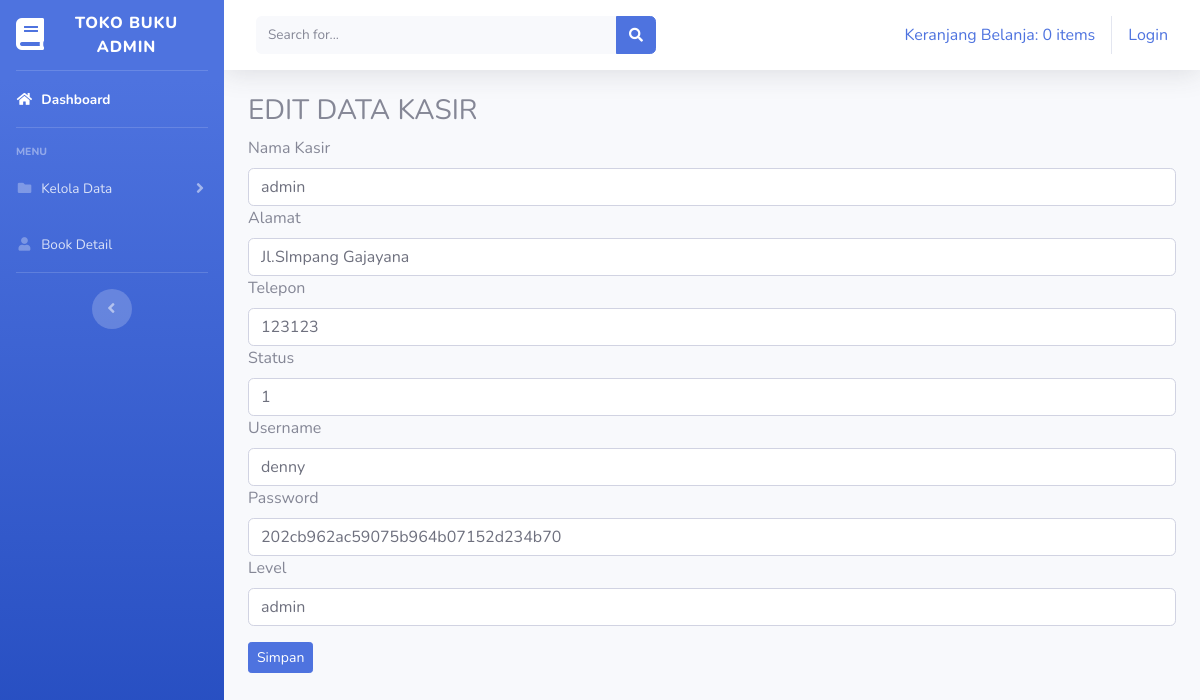
Page /kasir/edit/1 on the committed database.
### tables this page shows
CREATE TABLE `kasir` (
  `id_kasir` int(11) NOT NULL,
  `nama` varchar(255) NOT NULL,
  `alamat` text NOT NULL,
  `telepon` int(15) NOT NULL,
  `status` enum('0','1') NOT NULL,
  `username` varchar(155) NOT NULL,
  `password` varchar(155) NOT NULL,
  `level` varchar(50) NOT NULL
);

### application/controllers/Kasir.php (called while the page is built, shortened)
<?php
class Kasir extends CI_Controller
{
    public function __construct()
    {
        $this->load->model('model_kasir');
    }
    public function edit($id)
    {
        $where = array('id_kasir' => $id);
        $data['kasir'] = $this->model_kasir->edit_kasir($where, 'kasir')->result();
        $this->load->view('templates_admin/header');
        $this->load->view('templates_admin/sidebar');
        $this->load->view('data_kasir/edit_kasir', $data);
        $this->load->view('templates_admin/footer');
    }
}

### index.php (called while the page is built, shortened)
<?php
require_once BASEPATH.'core/CodeIgniter.php';

### application/models/model_kasir.php (called while the page is built, shortened)
<?php
class Model_kasir extends CI_Model
{
       public function edit_kasir($where, $table)
       {
              return $this->db->get_where($table, $where);
       }
}

### application/views/data_kasir/edit_kasir.php (the view, shortened to what this page needs)
<div class="container-fluid">
       <h3>EDIT DATA KASIR</h3>
       <?php foreach ($kasir as $k) : ?>
              <form action="<?= base_url() . 'kasir/update' ?>" method="post">
                     <div class="for-group">
                            <label>Nama Kasir</label>
                            <input type="text" name="nama" class="form-control" value="<?= $k->nama  ?>">
                     </div>
                     <div class="for-group">
                            <label>Alamat</label>
                            <input type="text" name="alamat" class="form-control" value="<?= $k->alamat  ?>">
                     </div>
                     <div class="for-group">
                            <label>Telepon</label>
                            <input type="text" name="telepon" class="form-control" value="<?= $k->telepon  ?>">
                     </div>
                     <div class="for-group">
                            <label>Status</label>
                            <input type="text" name="status" class="form-control" value="<?= $k->status  ?>">
                     </div>
                     <div class="for-group">
                            <label>Username</label>
                            <input type="text" name="username" class="form-control" value="<?= $k->username  ?>">
                     </div>
                     <div class="for-group">
                            <label>Password</label>
                            <input type="text" name="password" class="form-control" value="<?= $k->password  ?>">
                     </div>
                     <div class="for-group">
                            <label>Level</label>
                            <input type="text" name="level" class="form-control" value="<?= $k->level  ?>">
                     </div>
                     <button type="submit" class="btn btn-primary btn-sm mt-3">Simpan</button>
              </form>
       <?php endforeach; ?>
</div>

### rows in the picture
kasir: nama "admin", alamat "Jl.SImpang Gajayana", telepon "123123", status "1", username "denny", password "202cb962ac59075b964b07152d234b70", level "admin"

### other values in the picture
anchor('dashboard/detail_keranjang', $keranjang) "Keranjang Belanja: 0 items"
anchor('auth/login', 'Login') "Login"
